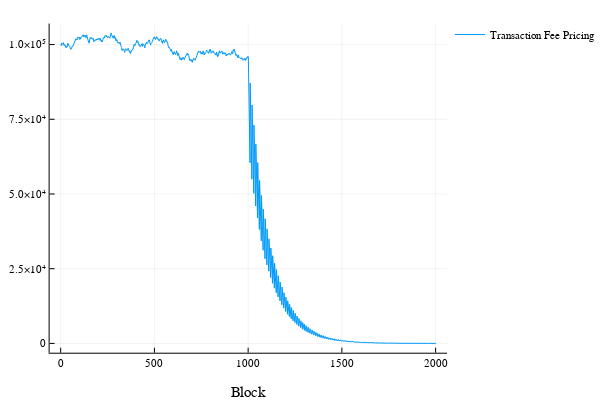

The notebook cell this image was saved under:
### Code cell
using Plots
T = 1000;
S = 0.1;
user = 10000;
agent = 100;
M = 100_000;
userTX = M/user;
agentTX = M/agent;
fee = 100_000;
payU = M*fee/2;
payA = M*fee/2;
transA = 0;
plotly();
for t in 1:2*T
    volU = sum([rand(0:userTX) for i in 1:user]);
    if t > T
        transA = transA + sum([rand(0:agentTX) for i in 1:agent]);
        if t % 10 == 0
            volA = copy(transA);
            transA = 0;
        else
            volA = 0;
        end
    else
        volA = sum([rand(0:agentTX) for i in 1:agent]);
    end
    payU = [payU; volU*fee[end]];
    payA = [payA; volA*fee[end]];
    fee = [fee; fee[end]*(1+S*((volU + volA)/M - 1))];
end

plot(fee, label = "Transaction Fee Pricing");
xlabel!("Block")

### Figure 1 — Plotly figure (JSON) as saved in the notebook; plotly's stock layout.template omitted (floating-point values rounded to 4 significant figures; data arrays with more than 128 entries replaced by an {"elided": "..."} marker saying what was removed)
{"data": [{"colorbar": {"title": ""}, "hoverinfo": "text", "legendgroup": "Transaction Fee Pricing", "line": {"color": "rgba(0, 154, 250, 1.000)", "dash": "solid", "shape": "linear", "width": 1}, "mode": "lines", "name": "Transaction Fee Pricing", "showlegend": true, "text": {"elided": "2001 null values"}, "type": "scatter", "x": {"elided": "2001 int values"}, "xaxis": "x1", "y": {"elided": "2001 float values"}, "yaxis": "y1", "zmax": 0.1, "zmin": -0.1}], "layout": {"annotations": [], "height": 400, "legend": {"bgcolor": "rgba(255, 255, 255, 1.000)", "bordercolor": "rgba(0, 0, 0, 1.000)", "font": {"color": "rgba(0, 0, 0, 1.000)", "family": "sans-serif", "size": 11}, "tracegroupgap": 0, "x": 1, "y": 1}, "margin": {"b": 20, "l": 0, "r": 0, "t": 20}, "paper_bgcolor": "rgba(255, 255, 255, 1.000)", "plot_bgcolor": "rgba(255, 255, 255, 1.000)", "showlegend": true, "width": 600, "xaxis": {"anchor": "y1", "domain": [0.1103, 0.9934], "gridcolor": "rgba(0, 0, 0, 0.100)", "gridwidth": 0.5, "linecolor": "rgba(0, 0, 0, 1.000)", "mirror": false, "range": [-59, 2061], "showgrid": true, "showline": true, "showticklabels": true, "tickangle": 0, "tickcolor": "rgb(0, 0, 0)", "tickfont": {"color": "rgba(0, 0, 0, 1.000)", "family": "sans-serif", "size": 11}, "tickmode": "array", "ticks": "inside", "ticktext": ["0", "500", "1000", "1500", "2000"], "tickvals": [0, 500, 1000, 1500, 2000], "title": "Block", "titlefont": {"color": "rgba(0, 0, 0, 1.000)", "family": "sans-serif", "size": 15}, "type": "-", "visible": true, "zeroline": false, "zerolinecolor": "rgba(0, 0, 0, 1.000)"}, "yaxis": {"anchor": "x1", "domain": [0.07581, 0.9902], "gridcolor": "rgba(0, 0, 0, 0.100)", "gridwidth": 0.5, "linecolor": "rgba(0, 0, 0, 1.000)", "mirror": false, "range": [-3109.0, 107000.0], "showgrid": true, "showline": true, "showticklabels": true, "tickangle": 0, "tickcolor": "rgb(0, 0, 0)", "tickfont": {"color": "rgba(0, 0, 0, 1.000)", "family": "sans-serif", "size": 11}, "tickmode": "array", "ticks": "inside", "ticktext": ["0", "2.5×10⁴", "5.0×10⁴", "7.5×10⁴", "1.0×10⁵"], "tickvals": [0, 25000, 50000, 75000, 100000], "title": "", "titlefont": {"color": "rgba(0, 0, 0, 1.000)", "family": "sans-serif", "size": 15}, "type": "-", "visible": true, "zeroline": false, "zerolinecolor": "rgba(0, 0, 0, 1.000)"}}}
